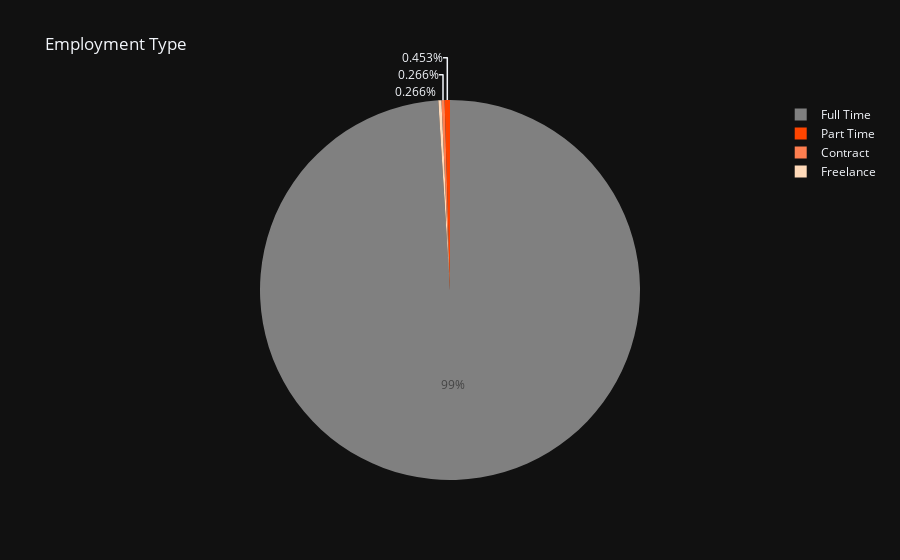

Notebook code for this chart:
### Markdown cell above
## Employment Type

### Code cell
colors=['grey', 'orangered', 'coral', 'peachpuff',]
employment_type_counts = df_salaries['employment_type'].value_counts()

fig = px.pie(df_salaries,
            values=employment_type_counts.values, 
            names=['Full Time', 'Part Time', 'Contract', 'Freelance'], 
            title='Employment Type',
            color_discrete_sequence=colors)
fig.update_layout(
    template='plotly_dark'
)
fig.show()

### Figure 1 — Plotly figure (JSON) as saved in the notebook; plotly's stock layout.template omitted (floating-point values rounded to 4 significant figures)
{"data": [{"domain": {"x": [0, 1], "y": [0, 1]}, "hovertemplate": "label=%{label}<br>value=%{value}<extra></extra>", "labels": ["Full Time", "Part Time", "Contract", "Freelance"], "legendgroup": "", "name": "", "showlegend": true, "type": "pie", "values": [3718, 17, 10, 10]}], "layout": {"autosize": true, "legend": {"tracegroupgap": 0}, "piecolorway": ["grey", "orangered", "coral", "peachpuff"], "title": {"text": "Employment Type"}}}
